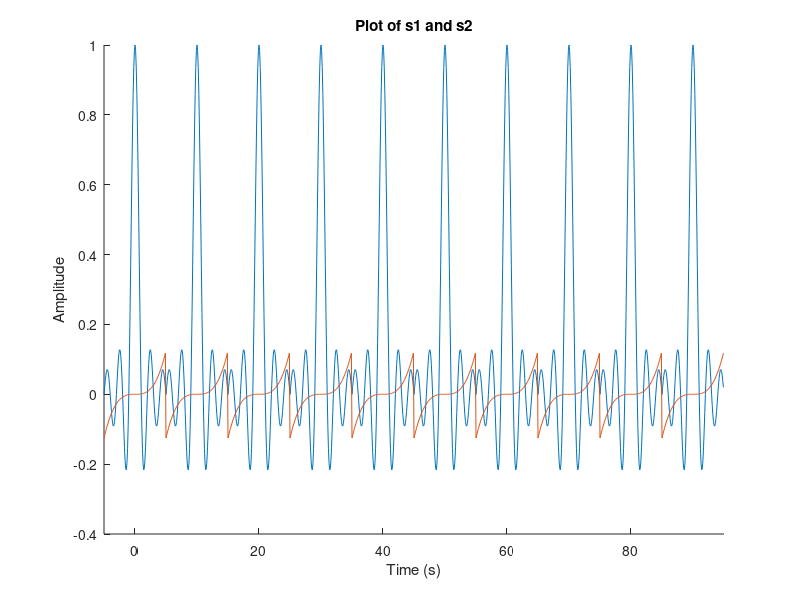

Reproduce this figure in MATLAB.
close all, clear, clc
% Week 3 in class challenge
%%Part A

T  = 10;
samples = 100;
t_start = -T/2;
t_end = T/2;

t1 = linspace(t_start, t_end, samples + 1); t1(end) = [];

y1 = sin(pi*t1) ./ (pi*t1);

y1(t1 == 0) = 1;

y2 = (t1/10).^3;

s1 = repmat(y1,1,10);
s2 = repmat(y2,1,10);

t2_end = 10*T - T/2;

t2 = linspace(t_start,t2_end,T*samples+1); t2(end) = [];

figure()
hold on
plot(t2,s1)
plot(t2,s2)
hold off
title('Plot of s1 and s2')
xlabel('Time (s)')
ylabel('Amplitude')
xlim([t_start,t2_end]);
ylim,([-0.2,1]);






